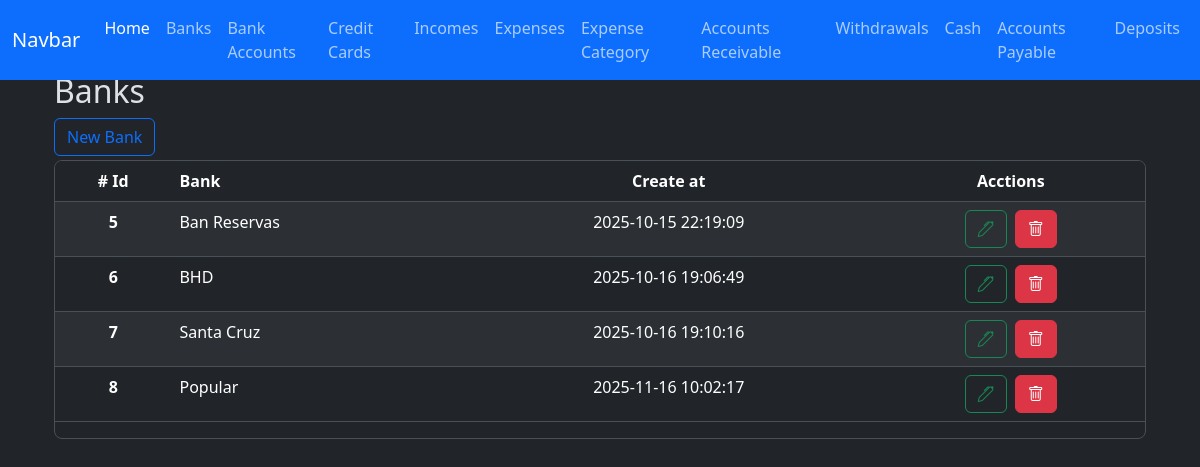
The page /banks/index on the database its author committed.
### app/models/bank.py (models this page shows)
class Bank(db.Model):
    __tablename__ = 'banks'
    id = db.Column(db.Integer, primary_key=True)
    name = db.Column(db.String(100), nullable=False)
    created_at = db.Column(db.DateTime(timezone=True), server_default=func.now())
    updated_at = db.Column(db.DateTime(timezone=True), onupdate=func.now())
    bank_accounts = relationship('BankAccount', back_populates='bank')
    credit_cards = relationship('CreditCard', back_populates='bank')

### app/routes/bank_routes.py (the view)
@bank_bp.route('/index', methods=['GET'])
def index():
    banks = Bank.query.all()
    return render_template('banks/index.html', banks=banks)

### app/templates/banks/index.html (shortened to what this page needs)
{% extends "layout.html" %}
{% block content %}
    <div class="">
        <h2>Banks</h2>
        <button type="button" class="btn btn-outline-primary" data-bs-toggle="modal" data-bs-target="#create-bank">New Bank</button>
        <div class="table-responsive overflow-y-auto border rounded-3 mt-1 w-100" style="max-height: 457px; max-width: 1200px;">
            <table class="table table-striped  table-hover text-center">
                <thead class="sticky-top">
                    <tr>
                    <th scope="col"># Id</th>
                    <th scope="col"  class="text-start">Bank</th>
                    <th scope="col">Create at</th>
                    <th scope="col">Acctions</th>
                    </tr>
                </thead>
                <tbody>
                    {% for bank in banks %}
                    <tr>
                        <th scope="row">{{ bank.id }}</th>
                        <td class="text-start">{{ bank.name }}</td>
                        <td>{{ bank.created_at }}</td>
                        <td>
                            <div  class="d-flex justify-content-center">
                                <div class="d-flex gap-2 justify-content-center">
                                    <button
                                        type="button"
                                        class="btn btn-outline-success"
                                        data-bs-toggle="modal"
                                        data-bs-target="#edit-bank"
                                        data-id="{{ bank.id }}"
                                        data-name="{{ bank.name }}"
                                    >
                                        <i class="bi bi-pen"></i>
                                    </button>
                                    <a href="{{ url_for('bank.delete', id=bank.id ) }}" class="btn btn-danger"><i class="bi bi-trash"></i></a>
                                </div>
                            </div>
                        </td>
                    </tr>
                    {% endfor %}
                </tbody>
            </table>
        </div>
    </div>
    <link href="https://cdn.jsdelivr.net/npm/@sweetalert2/theme-dark@5/dark.css" rel="stylesheet">
{% endblock %}

### rows shown on the page
Bank: id "5", name "Ban Reservas", created_at "2025-10-15 22:19:09"
Bank: id "6", name "BHD", created_at "2025-10-16 19:06:49"
Bank: id "7", name "Santa Cruz", created_at "2025-10-16 19:10:16"
Bank: id "8", name "Popular", created_at "2025-11-16 10:02:17"
